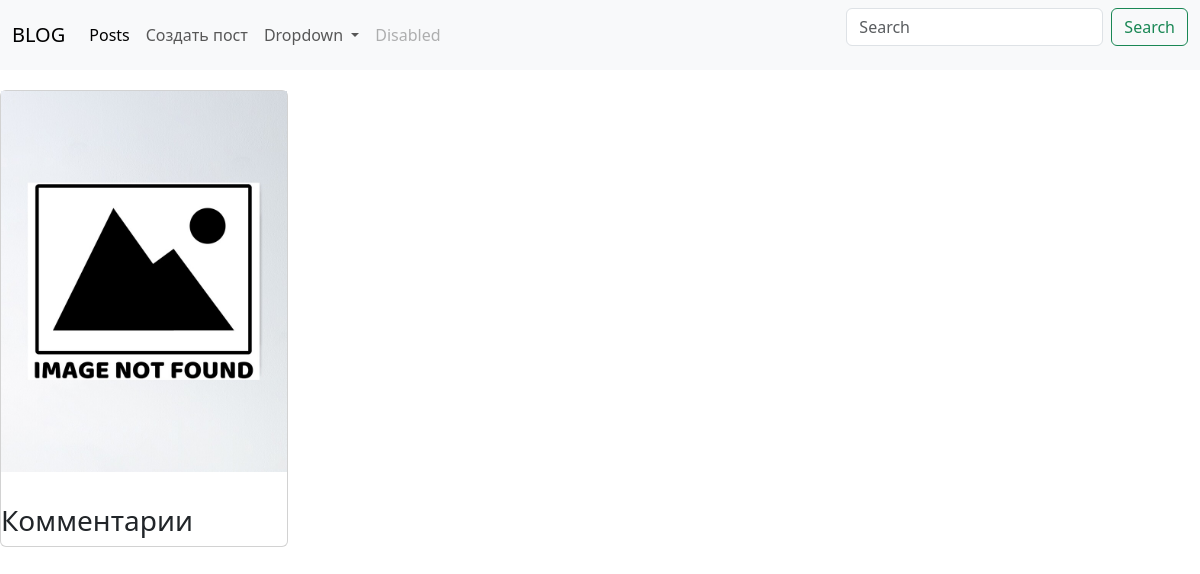
The app's page /posts/1/, older data.
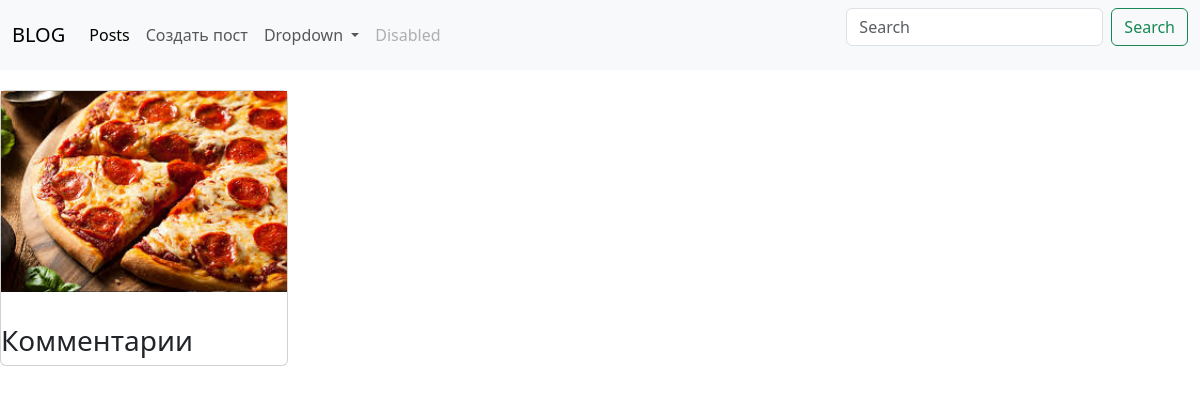
The same page, newer data.
### posts/models.py (models this page shows, shortened)
class Post(models.Model):
    image = models.ImageField(upload_to = "posts_images/", null = True, blank = True)
    title = models.CharField(max_length = 100)
    rate = models.IntegerField(default=0, max_length= 10)
    content = models.TextField(null=True,blank=True)
    created_at = models.DateField(auto_now_add=True)
    updated_at = models.DateTimeField(auto_now=True)
    tag = models.ManyToManyField(Tag, related_name = "posts")

### posts/views.py (the view)
# urls.py: path('posts/<int:post_id>/', post_detail_view),
def post_detail_view(request, post_id):
    if request.method == "GET":
        post = Post.objects.get(id = post_id)
        return render(request, 'post_detail_view.html', {'post': post})

### templates/post_detail_view.html (shortened to what this page needs)
{% extends 'main.page.html' %}
{% load static %}
{%block content%}
<div class="card" style="width: 18rem; margin-top: 20px">
    {%if post.image%}
  <img src="{{post.image.url}}" class="" alt="...">
    {%else%}
    <img src="{% static 'default_image.jpg' %}">
    {%endif%}
  <div class="card-body">
  </div>
  <h3>Комментарии</h3>
</div>
{%endblock%}

Row changes from the older to the newer data that the page shows:
now on this page (row edited): Post: image (picture)
